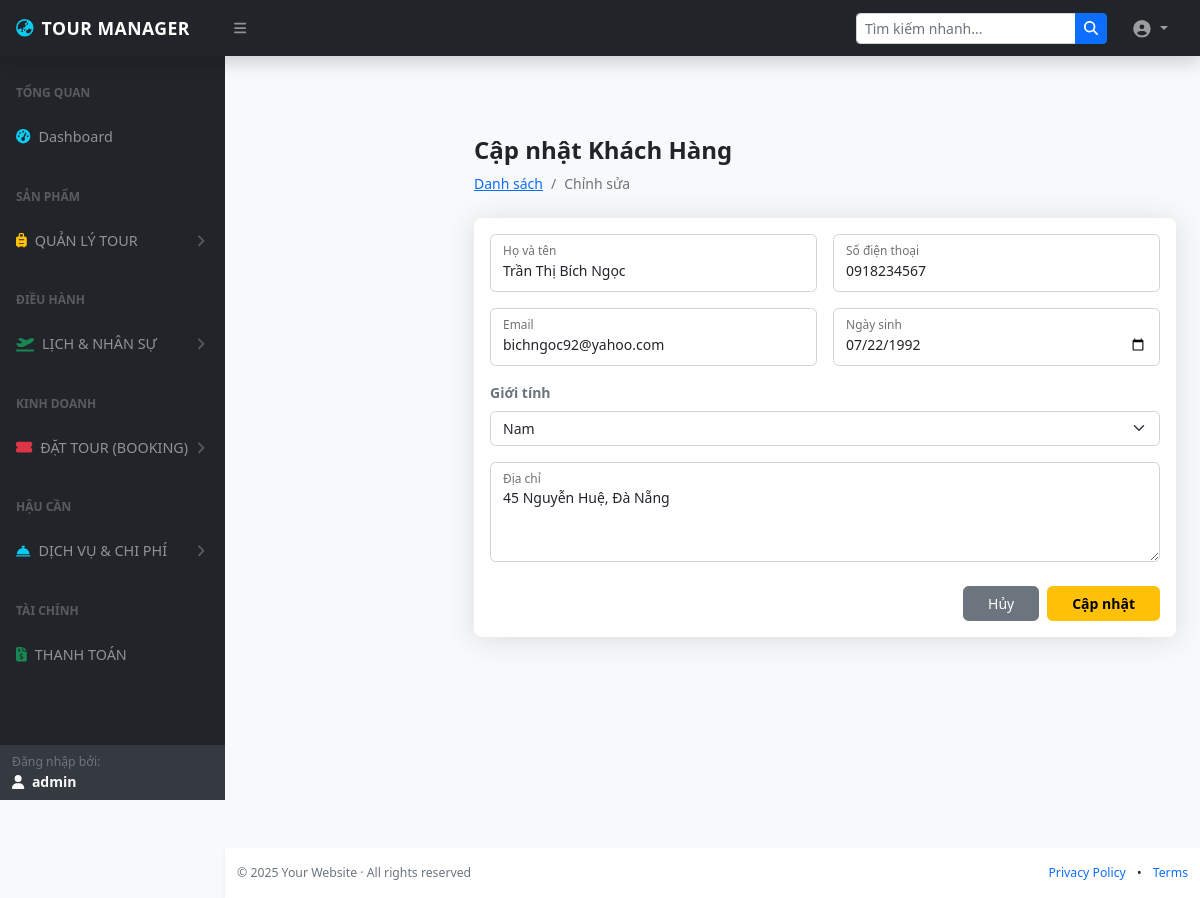
/index.php?act=khachhang-edit&id=35 (signed in), run on the app's committed database.
### tables this page shows
CREATE TABLE `khach_hang` (
  `id` int NOT NULL,
  `ho_ten` varchar(255) DEFAULT NULL,
  `gioi_tinh` enum('NAM','NU','KHAC') DEFAULT NULL,
  `ngay_sinh` date DEFAULT NULL,
  `email` varchar(255) DEFAULT NULL,
  `so_dien_thoai` varchar(50) DEFAULT NULL,
  `dia_chi` varchar(255) DEFAULT NULL
);

### controllers/KhachHangController.php (called while the page is built, shortened)
<?php
class KhachHangController {
    private $model;
    public function __construct($db) {
        $this->model = new KhachHangModel($db);
    }
    public function edit() {
        $id = $_GET['id'] ?? 0;
        $kh = $this->model->getById($id);
        include "views/admin/khachhang/edit.php";
    }
}
?>

### models/KhachHangModel.php (called while the page is built, shortened)
<?php
class KhachHangModel
{
    private $db;
    public function __construct($db) {
        $this->db = $db;
    }
    public function getById($id) {
        $stmt = $this->db->prepare("SELECT * FROM khach_hang WHERE id = ?");
        $stmt->execute([$id]);
        return $stmt->fetch(PDO::FETCH_ASSOC);
    }
}
?>

### views/admin/khachhang/edit.php (the view, shortened to what this page needs)
<?php require_once ROOT . '/views/header.php'; ?>
<div id="layoutSidenav_content">
    <main>
        <div class="container-fluid px-4">
            <h1 class="mt-4">Cập nhật Khách Hàng</h1>
            <ol class="breadcrumb mb-4">
                <li class="breadcrumb-item"><a href="index.php?act=khachhang-list">Danh sách</a></li>
                <li class="breadcrumb-item active">Chỉnh sửa</li>
            </ol>
            <div class="card mb-4">
                <div class="card-body">
                    <form action="index.php?act=khachhang-update" method="POST">
                        <div class="row g-3 mb-3">
                            <div class="col-md-6">
                                <div class="form-floating">
                                    <input type="text" name="ho_ten" id="ho_ten" class="form-control"
                                           value="<?= htmlspecialchars($kh['ho_ten'] ?? '') ?>" placeholder="Nhập họ tên" required>
                                    <label for="ho_ten">Họ và tên</label>
                                </div>
                            </div>
                            <div class="col-md-6">
                                <div class="form-floating">
                                    <input type="text" name="so_dien_thoai" id="so_dien_thoai" class="form-control"
                                           value="<?= htmlspecialchars($kh['so_dien_thoai'] ?? '') ?>" placeholder="Nhập số điện thoại" required>
                                    <label for="so_dien_thoai">Số điện thoại</label>
                                </div>
                            </div>
                        </div>
                        <div class="row g-3 mb-3">
                            <div class="col-md-6">
                                <div class="form-floating">
                                    <input type="email" name="email" id="email" class="form-control"
                                           value="<?= htmlspecialchars($kh['email'] ?? '') ?>" placeholder="name@example.com">
                                    <label for="email">Email</label>
                                </div>
                            </div>
                            <div class="col-md-6">
                                <div class="form-floating">
                                    <input type="date" name="ngay_sinh" id="ngay_sinh" class="form-control"
                                           value="<?= $kh['ngay_sinh'] ?? '' ?>">
                                    <label for="ngay_sinh">Ngày sinh</label>
                                </div>
                            </div>
                        </div>
                        <div class="mb-3">
                            <label class="form-label fw-bold text-secondary">Giới tính</label>
                            <select name="gioi_tinh" class="form-select">
                                <option value="1" <?= ($kh['gioi_tinh'] == 1) ? 'selected' : '' ?>>Nam</option>
                            </select>
                        </div>
                        <div class="form-floating mb-4">
                            <textarea name="dia_chi" id="dia_chi" class="form-control" style="height: 100px" placeholder="Nhập địa chỉ"><?= htmlspecialchars($kh['dia_chi'] ?? '') ?></textarea>
                            <label for="dia_chi">Địa chỉ</label>
                        </div>
                        <div class="d-flex justify-content-end gap-2">
                            <a href="index.php?act=khachhang-list" class="btn btn-secondary px-4">Hủy</a>
                            <button type="submit" class="btn btn-warning px-4 fw-bold">Cập nhật</button>
                        </div>
                    </form>
                </div>
            </div>
        </div>
    </main>
</div>
<?php require_once ROOT . '/views/footer.php'; ?>

### views/header.php (style rules this page uses)
:root { --bs-body-font-size: 0.875rem; }
body { font-size: var(--bs-body-font-size); background-color: #f8f9fa; }
h1, .h1 { font-size: 1.5rem; font-weight: 600; }
.card { border: none; box-shadow: 0 0.15rem 1.75rem 0 rgba(58, 59, 69, 0.15); border-radius: 0.5rem; }
.form-control, .form-select, .btn { font-size: 0.875rem; border-radius: 0.35rem; }

### data on the page
khach_hang: ho_ten "Trần Thị Bích Ngọc", so_dien_thoai "0918234567", email "bichngoc92@yahoo.com", ngay_sinh "07/22/1992", dia_chi "45 Nguyễn Huệ, Đà Nẵng"

### other printed values
$_SESSION['user_admin']['username'] "admin"
